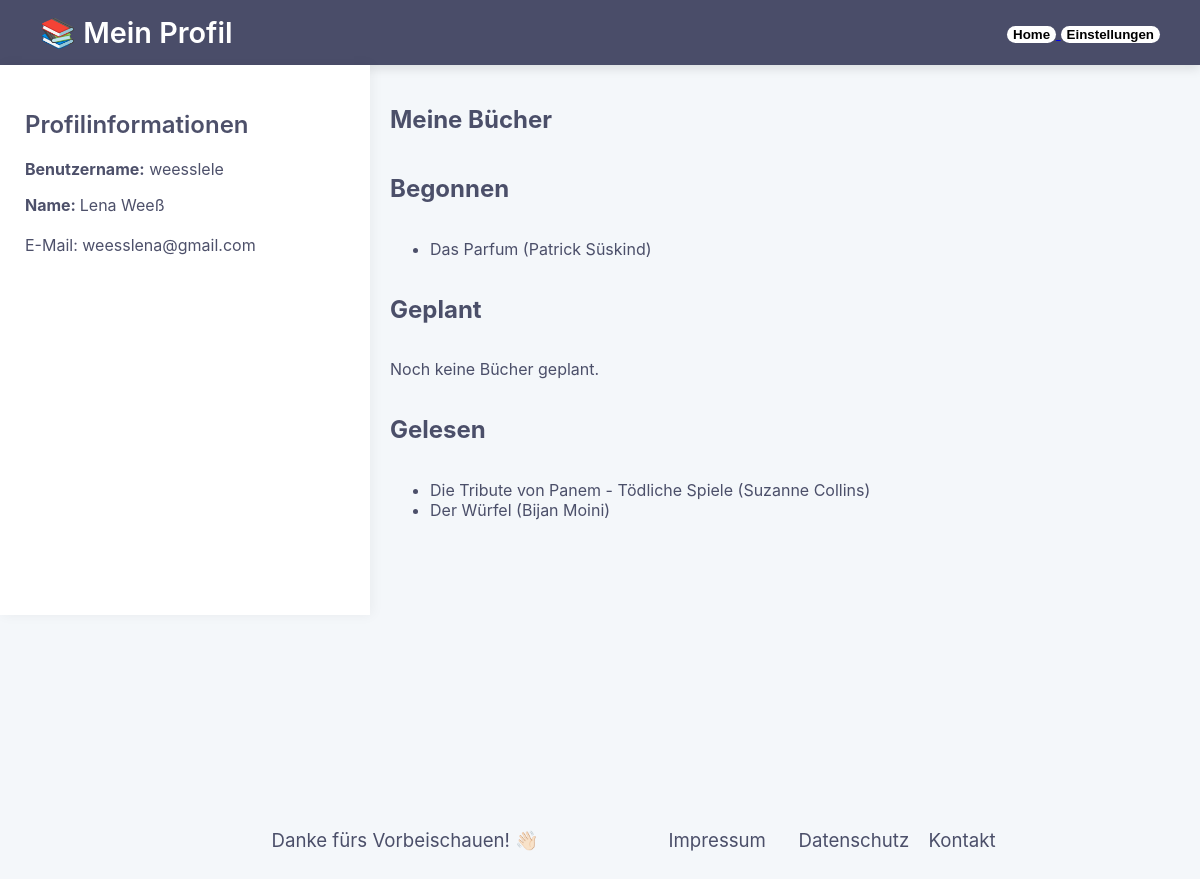
The app's page /profile (signed in) with its own data.
### gallery/models.py (models this page shows, shortened)
class UserGallery(models.Model):
    TRACKING_OPTIONS = {"None": "None","Geplant":"Geplant", "Begonnen":"Begonnen", "Gelesen":"Gelesen"}
    user = models.ForeignKey(User, on_delete=models.CASCADE)
    book = models.ForeignKey(Book, on_delete=models.CASCADE)
    tracker = models.CharField(blank=True, null=True, max_length=50, choices=TRACKING_OPTIONS,
                               help_text='Geben Sie Ihren Lesestatus zum Buch an.')
    begonnen = models.DateField(blank=True, null=True, help_text="Startdatum des Lesens.")
    fortschritt = models.IntegerField(blank=True, null=True, help_text="Aktuelle Seite.")
    bewertung = models.CharField(blank=True, null=True, max_length=50)
    inhaltsfokus = models.CharField(blank=True, null=True, max_length=50, help_text='Was hat Ihnen inhaltlich am besten gefallen?')

class Book(models.Model):
    LANGUAGE_OPTIONS = {"Englisch":"English", "Deutsch":"Deutsch", "Französisch":"Français", "Spanisch":"Español", "Italienisch":"Italiano"}
    KATEGORIEN = {"Romanze":"Romanze", "Historischer Roman":"Historischer Roman", "Krimi":"Krimi", "Thriller":"Thriller", "Fantasy":"Fantasy", "Science Fiction":"Science Fiction", "Sachbuch":"Sachbuch",
                  "Biografie":"Biografie", "Sonstige":"Sonstige"}
    def validate_publication_date(value):
        allowed_years=datetime.date.today().year+10
        if value and (value < 1000 or value > allowed_years):
            raise ValidationError('Erscheinungsdatum muss zwischen 1000 und '+ str(allowed_years) +' liegen.')
    titel = models.CharField(max_length=200)
    autor = models.CharField(max_length=100)
    buchcover = models.ImageField(blank=True, null=True, db_default='default.png')
    seitenanzahl = models.IntegerField(blank=True, null=True)
    beschreibung = models.TextField(blank=True, null=True, default='Geben Sie eine kurze Beschreibung über den Inhalt des Buches an.')
    erscheinungsdatum = models.PositiveSmallIntegerField(
        blank=True, null=True, validators=[validate_publication_date]
    )
    sprache = models.CharField(blank=True, null=True, max_length=50, choices=LANGUAGE_OPTIONS)
    kategorie = models.CharField(blank=True, null=True, max_length=50, choices=KATEGORIEN)
    user = models.ForeignKey(User, on_delete=models.CASCADE)

### gallery/views.py (the view, shortened to what this page needs)
# urls.py: path('profile', profile, name='profile'),
@login_required
def profile(request):
    user = request.user
    gelesene_buecher = UserGallery.objects.filter(user=user, tracker="Gelesen")
    begonnene_buecher = UserGallery.objects.filter(user=user, tracker="Begonnen")
    geplante_buecher = UserGallery.objects.filter(user=user, tracker="Geplant")
    return render(request, 'basic/profile.html', {
        'user': user,
        'gelesene_buecher': gelesene_buecher,
        'begonnene_buecher': begonnene_buecher,
        'geplante_buecher': geplante_buecher,
    })

### templates/basic/profile.html (shortened to what this page needs)
<!DOCTYPE html>
<html lang="de">
<head>
    {% load static %}
    <link rel="stylesheet" type="text/css" href="{% static 'css/style.css' %}">
</head>
<body>
<div class="app-container">
    <nav class="navbar">
        <div class="logo">📚 Mein Profil</div>
        <div class="nav-links">
            {% if user.is_authenticated %}
                <a href="{% url 'overview' %}">
                    <input class="button" type="button" value="Home">
                </a>
                <a href="{% url 'user_settings' %}">
                    <input class="button" type="button" value="Einstellungen">
                </a>
            {% endif %}
        </div>
    </nav>
    <div class="profile">
        <aside class="profile-container">
            <h1>Profilinformationen</h1>
            <form id="profile-form" method="POST" action="{% url 'profile' %}">
                <div>
                    <p class="benutzername"><strong>Benutzername:</strong> {{ user.username }}</p>
                    <label for="name"><strong>Name: </strong></label>
                    {% if not user.first_name %}
                        <input class="input" type="text" id="name" placeholder="Ihr Vorname" name="name"
                               value="{{ user.first_name }}">
                    {% else %}
                        <span>{{ user.first_name }}</span>
                    {% endif %}
                    {% if not user.last_name %}
                        <input class="input" type="text" id="name" placeholder="Ihr Nachname" name="last_name"
                               value="{{ user.last_name }}">
                    {% else %}
                        <span>{{ user.last_name }}</span>
                    {% endif %}
                </div>
                <br/>
                <div>
                    <label for="email">E-Mail:</label>
                    {% if not user.email %}
                        <input class="input" type="email" id="email" placeholder="Ihre E-Mail" name="email"
                               value="{{ user.email }}">
                    {% else %}
                        <span>{{ user.email }}</span>
                    {% endif %}
                </div>
            </form>
        </aside>
        <main class="bücherprofilep">
            <div class="booklayoutp">
                <h2>Meine Bücher</h2>
                <h2>Begonnen</h2>
                {% if begonnene_buecher %}
                    <ul class="my-books">
                        {% for eintrag in begonnene_buecher %}
                            <li>{{ eintrag.book.titel }} ({{ eintrag.book.autor }})</li>
                        {% endfor %}
                    </ul>
                {% else %}
                    <p>Noch keine Bücher begonnen.</p>
                {% endif %}
            </div>
            <h2>Geplant</h2>
            <div class="booklayoutp">
                {% if geplante_buecher %}
                    <ul>
                        {% for eintrag in geplante_buecher %}
                            <li>{{ eintrag.book.titel }} ({{ eintrag.book.autor }})</li>
                        {% endfor %}
                    </ul>
                {% else %}
                    <p>Noch keine Bücher geplant.</p>
                {% endif %}
            </div>
            <div class="booklayoutp">
                <h2>Gelesen</h2>
                {% if gelesene_buecher %}
                    <ul class="my-books">
                        {% for eintrag in gelesene_buecher %}
                            <li>{{ eintrag.book.titel }} ({{ eintrag.book.autor }})</li>
                        {% endfor %}
                    </ul>
                {% else %}
                    <p>Noch keine Bücher gelesen.</p>
                {% endif %}
            </div>
        </main>
    </div>
</div>
<footer id="footer">
    <ul>
        <li>Danke fürs Vorbeischauen! 👋🏻</li>
        <li><a href="https://www.tha.de/Service/Impressum.page">Impressum</a></li>
        <li><a href="https://www.tha.de/Service/Datenschutz.page">Datenschutz</a></li>
        <li><a href="mailto:weesslena@gmail.com;kathrin.janka@web.de?subject=Booktracker">Kontakt</a></li>
    </ul>
</footer>
</body>
</html>

### static/css/style.css (style rules this page uses)
body { font-family: 'Inter', sans-serif; margin: 0; padding: 0; background-color: #f4f7fa; color: rgba(32, 36, 69, 0.8); }
.app-container { display: flex; flex-direction: column; height: 100vh; }
.navbar { background-color: rgba(32, 36, 69, 0.8); color: white; display: flex; justify-content: space-between; align-items: center; padding: 15px 40px; box-shadow: 0 4px 10px rgba(0, 0, 0, 0.1); }
.logo { font-size: 1.8em; font-weight: 600; display: flex; flex-direction: row; }
.sidebar, .profile-container, .settings-container { width: 320px; background-color: #fff; padding: 25px; box-shadow: 2px 0 12px rgba(0, 0, 0, 0.05); }
.sidebar h2, .profile-container h1, .settings-container h1 { color: rgba(32, 36, 69, 0.8); font-weight: 600; }
.button { background-color: #ffffff; color: black; font-weight: 600; border: none; border-radius: 10px; cursor: pointer; transition: background-color 0.3s; }
footer ul { display: flex; list-style-type: none; padding: 0; justify-content: center; flex-wrap: wrap; font-size: 14pt; }
footer li { flex-basis: auto; margin: 5px 5%; padding: 5px; }
footer a { color: rgba(32, 36, 69, 0.8); text-decoration: none; position: absolute; }
.bücherprofilep { display: flex; flex-direction: column; margin: 20px; }
.profile-container { height: 500px; }
.profile { display: flex; flex-direction: row; }
.booklayoutp { display: flex; flex-direction: column; }

### records on screen
UserGallery: book.titel "Das Parfum", book.autor "Patrick Süskind"
UserGallery: book.titel "Die Tribute von Panem - Tödliche Spiele", book.autor "Suzanne Collins"
UserGallery: book.titel "Der Würfel", book.autor "Bijan Moini"

### other values on screen
{{ user.username }} "weesslele"
{{ user.first_name }} "Lena"
{{ user.last_name }} "Weeß"
{{ user.email }} "weesslena@gmail.com"
